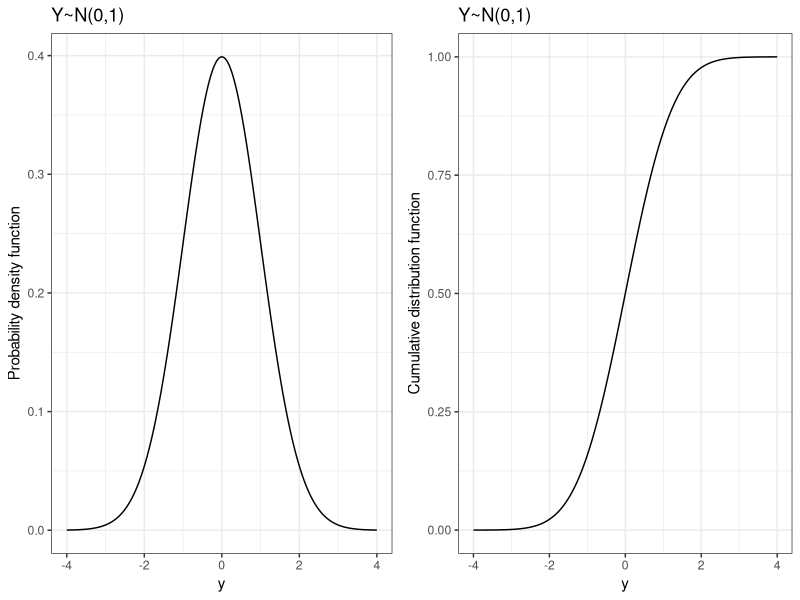
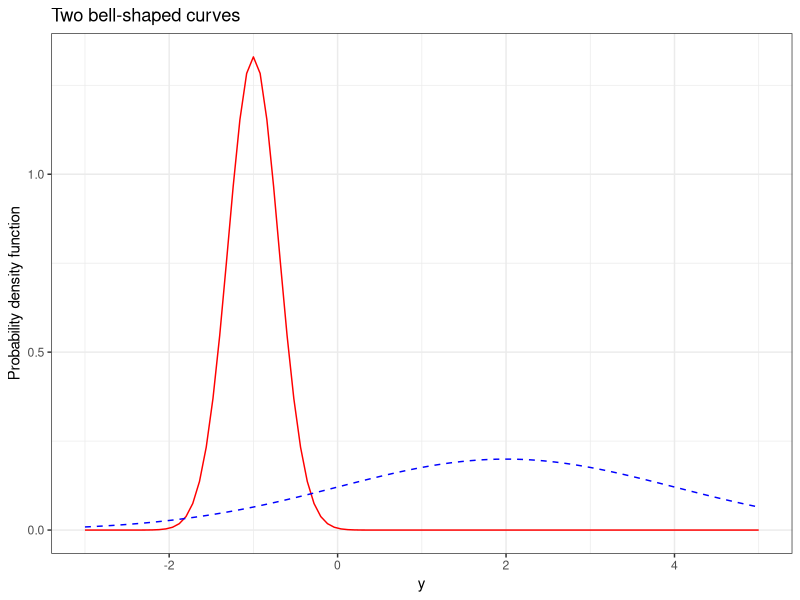
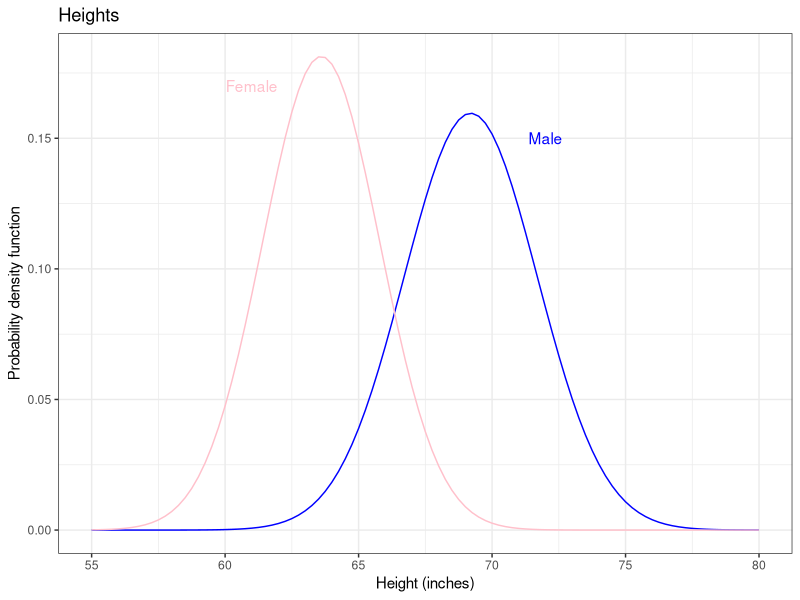
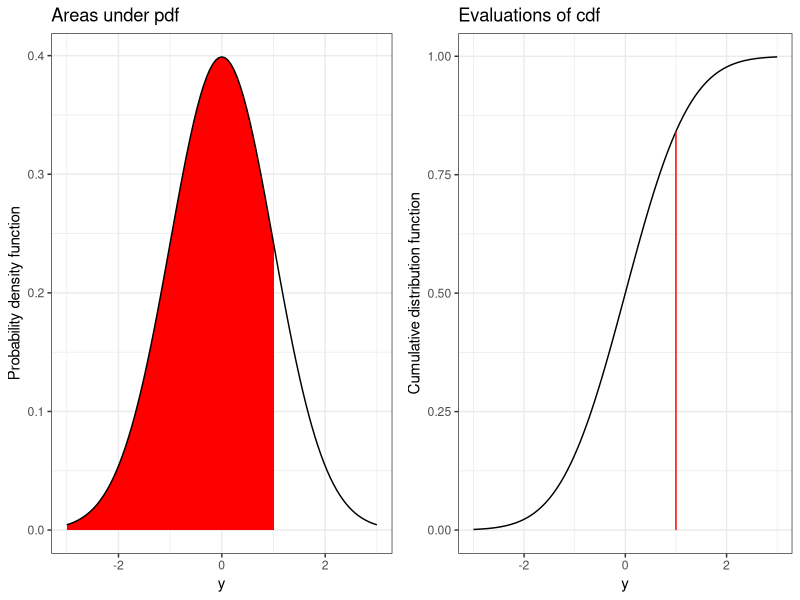
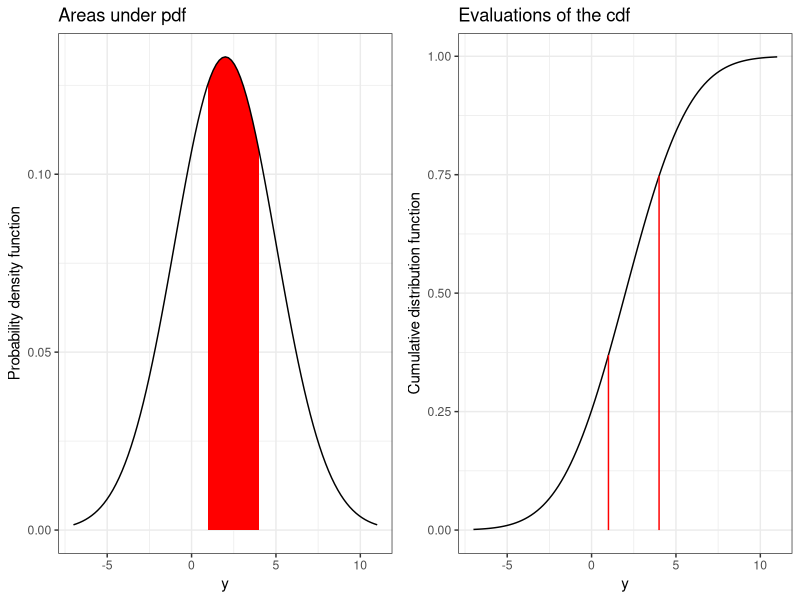
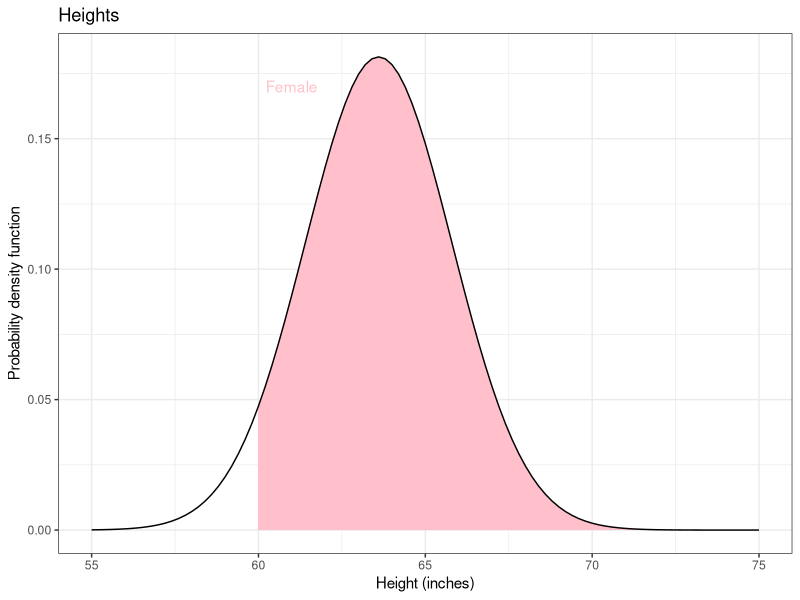
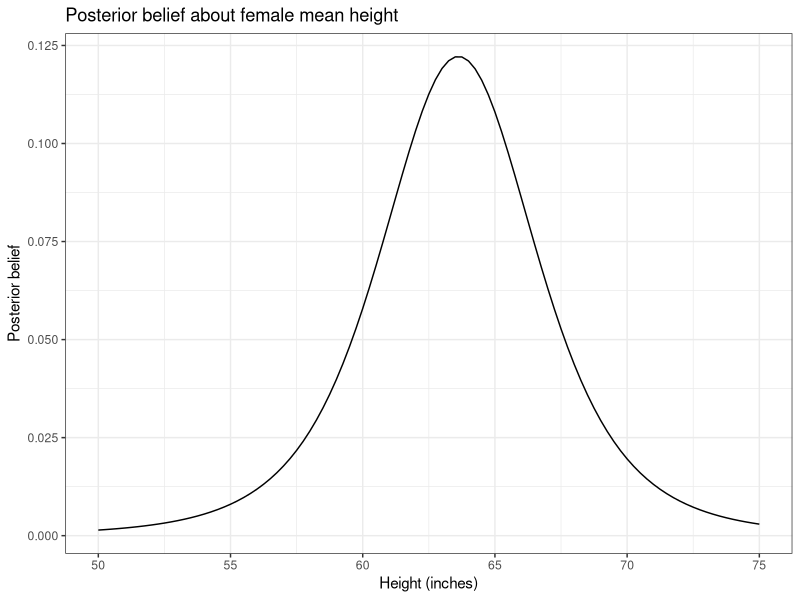

These figures' R source, in order:
## ----libraries, message=FALSE, warning=FALSE, cache=FALSE-------------------------------------------------------------
library("tidyverse"); theme_set(theme_bw())
library("gridExtra")


## ----set_seed, echo=FALSE---------------------------------------------------------------------------------------------
set.seed(20220119)


## ---------------------------------------------------------------------------------------------------------------------
d <- data.frame(y = seq(-4,4,length = 1001)) %>%
  mutate(pdf = dnorm(y), cdf = pnorm(y))

g1 <- ggplot(d, aes(y, pdf)) +
  geom_line() +
  labs(title = "Y~N(0,1)",
       y = "Probability density function")

g2 <- ggplot(d, aes(y, cdf)) +
  geom_line() +
  labs(title = "Y~N(0,1)",
       y = "Cumulative distribution function")

grid.arrange(g1, g2, nrow = 1)


## ---------------------------------------------------------------------------------------------------------------------
ggplot(data.frame(x = seq(-3, 5, length=1001)), aes(x)) +
  stat_function(fun = dnorm, args = list(mean = -1, sd = 0.3), col = "red") +
  stat_function(fun = dnorm, args = list(mean = 2, sd = 2), col = "blue", linetype = 2) +
  labs(title = "Two bell-shaped curves",
       x = "y", y = "Probability density function")


## ---------------------------------------------------------------------------------------------------------------------
d <- tribble(
  ~group, ~mean, ~sd,
  "male", 69.2, 2.5,
  "female", 63.6, 2.2,
)

ggplot(data.frame(x = seq(55, 80, length = 1001)), aes(x=x)) +
  stat_function(fun = dnorm, args = list(mean = 69.2, sd = 2.5), color = "blue") +
  stat_function(fun = dnorm, args = list(mean = 63.6, sd = 2.2), color = "pink") +
  labs(title = "Heights", x = "Height (inches)",
       y = "Probability density function") +
  annotate("text", x = 61, y = 0.17, label = "Female", color = "pink") +
  annotate("text", x = 72, y = 0.15, label = "Male", color = "blue")


## ---------------------------------------------------------------------------------------------------------------------
d <- data.frame(x = seq(-3, 3, length=1001))

g1 <- ggplot(d, aes(x)) +
  stat_function(fun = dnorm, fill = "red", xlim = c(-3, 1), geom="area") +
  stat_function(fun = dnorm) +
  labs(title = "Areas under pdf",
       x = "y", y = "Probability density function")

g2 <- ggplot(d, aes(x)) +
  stat_function(fun = pnorm) +
  geom_segment(data = data.frame(x = 1, y = 0, xend = 1, yend = pnorm(1)),
               aes(x=x, xend=xend, y=y, yend=yend),
               color = "red") +
  labs(title = "Evaluations of cdf",
       x = "y", y = "Cumulative distribution function")

grid.arrange(g1, g2, ncol=2)


## ---------------------------------------------------------------------------------------------------------------------
mn <- 2
s  <- 3

d <- data.frame(x = seq(mn-3*s, mn+3*s, length=1001))

g1 <- ggplot(d, aes(x)) +
  stat_function(fun = dnorm, fill = "red", xlim = c(1, 4), geom="area",
                args = list(mean = mn, sd = s)) +
  stat_function(fun = dnorm, args = list(mean = mn, sd = s)) +
  labs(title = "Areas under pdf",
       x = "y", y = "Probability density function")

g2 <- ggplot(d, aes(x)) +
  stat_function(fun = pnorm,
                args = list(mean = mn, sd = s)) +
  geom_segment(data = data.frame(x = c(1,4), y = 0, xend = c(1,4),
                                 yend = pnorm(c(1,4), mean = mn, sd = s)),
               aes(x=x, xend=xend, y=y, yend=yend),
               color = "red") +
  labs(title = "Evaluations of the cdf",
       x = "y", y = "Cumulative distribution function")

grid.arrange(g1, g2, ncol=2)


## ----echo = TRUE------------------------------------------------------------------------------------------------------
mn <- -3
s  <- 4


## ----echo = TRUE------------------------------------------------------------------------------------------------------
pnorm(0, mean = -3, sd = 4)


## ----echo = TRUE------------------------------------------------------------------------------------------------------
1-pnorm(1, mean = -3, sd = 4)


## ----echo = TRUE------------------------------------------------------------------------------------------------------
mn <- -3
s  <- 4


## ----echo = TRUE------------------------------------------------------------------------------------------------------
pnorm(1, mean = -3, sd = 4) - pnorm(0, mean = -3, sd = 4)


## ---------------------------------------------------------------------------------------------------------------------
ggplot(data.frame(x = seq(55, 75, length = 1001)), aes(x=x)) +
  stat_function(fun = dnorm, args = list(mean = 63.6, sd = 2.2),
                geom = "area", xlim = c(60,75), fill = "pink") +
  stat_function(fun = dnorm, args = list(mean = 63.6, sd = 2.2)) +
  labs(title = "Heights", x = "Height (inches)",
       y = "Probability density function") +
  annotate("text", x = 61, y = 0.17, label = "Female", color = "pink")


## ----echo = TRUE------------------------------------------------------------------------------------------------------
1-pnorm(60, mean = 63.6, sd = 2.2)


## ----echo=TRUE--------------------------------------------------------------------------------------------------------
heights <- c(66.9, 63.2, 58.7, 64.2, 65.1)

length(heights) # number of observations
mean(heights) # sample mean
var(heights)  # sample variance
sd(heights)   # sample standard deviation


## ---------------------------------------------------------------------------------------------------------------------
dlst <- function(x, df, location, scale) {
  dt((x-location)/scale, df = df)/scale
}

ggplot(data.frame(x = seq(50, 75, length = 1001)),
       aes(x=x)) +
  stat_function(fun = dlst,
                args = list(df = length(heights)-1,
                            location = mean(heights),
                            scale = sd(heights))) +
  labs(x = "Height (inches)",
        y = "Posterior belief",
        title = "Posterior belief about female mean height")


## ----echo=TRUE--------------------------------------------------------------------------------------------------------
t.test(heights, conf.level = 0.95)


## ----echo=TRUE--------------------------------------------------------------------------------------------------------
1-pt((60-mean(heights))/sd(heights), df = length(heights)-1)


## ----echo=TRUE, size="scriptsize"-------------------------------------------------------------------------------------
plst <- function(q, df, location, scale) { # location-scale t distribution
  pt( (q-location)/scale, df = df)
}
1-plst(60, df = length(heights)-1, location = mean(heights), scale = sd(heights))
